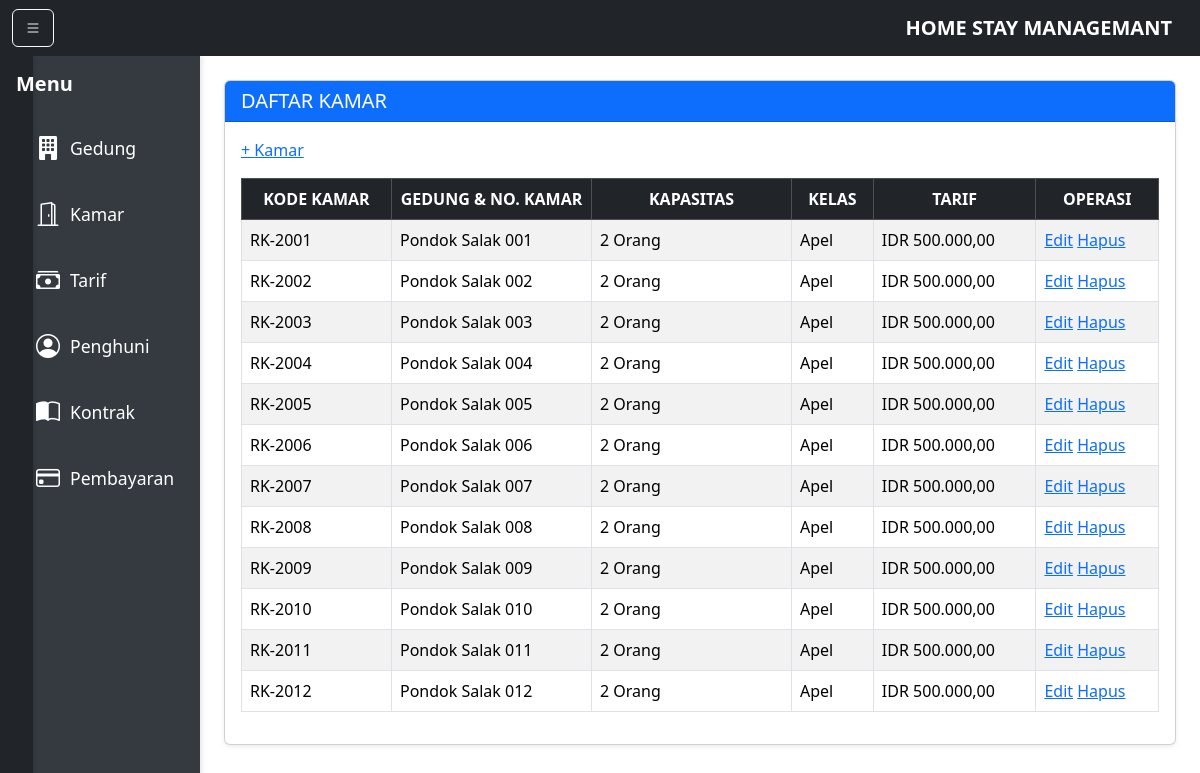
Screenshot of /?menu=kamar&id=RK-2 with the database file from the repository.
### tables this page shows
CREATE TABLE kamar (
    kodeKamar VARCHAR(7) NOT NULL PRIMARY KEY,
    kodeGedung VARCHAR(4) NOT NULL,
    nomorKamar INT UNSIGNED,
    dayaTampung INT UNSIGNED,
    kelasTarif INT UNSIGNED,
    occupancy INT UNSIGNED DEFAULT 0,
    CONSTRAINT fk_kamar_gedung FOREIGN KEY (kodeGedung) REFERENCES gedung(kodeGedung)
        ON DELETE CASCADE
        ON UPDATE CASCADE,
    CONSTRAINT fk_kamar_kelasTarif FOREIGN KEY (kelasTarif) REFERENCES kelasTarif(id)
        ON DELETE CASCADE
        ON UPDATE CASCADE
);

### lib/class.kamar.inc.php (the view, shortened to what this page needs)
<?php
require("class.crud.inc.php");
class kamar extends dbcrud
{
	function kamarGedung($kdGedung)
	{
		$sql = "SELECT * FROM viewKamar
				WHERE kodeKamar LIKE '$kdGedung%'
				ORDER BY kodeKamar";
		$qry = $this->transact($sql);
		while($r = $qry->fetch()){
			echo "
			<tr>
			   <td>".$r['kodeKamar']."</td>
			   <td>".$r['namaGedung']." ".$this->lz(3,$r['nomorKamar'])."</td>
			   <td width='200' class='alg-r'>".$r['dayaTampung']." Orang</td>
			   <td>".$r['namaKelas']."</td>
			   <td class='alg-r'><span=class='currency'>IDR</span> ".$this->numfor($r['tarif'])."</td>
			   <td>
				  <a href='./?menu=modify&data=kamar&id=".$r['kodeKamar']."'>Edit</a>
				  <a href='act-kamar.php?mod=del&id=".$r['kodeKamar']."' onclick=\"return confirm('Yakin ingin menghapus data kamar ini?');\">Hapus</a>
			   </td>
			</tr>
			";
		}
	}
}
?>

### index.php (style rules this page uses)
body { overflow-x: hidden; }

### rows the page displays
kamar: kodeKamar "RK-2001", namaGedung "Pondok Salak", nomorKamar "001", dayaTampung "2", namaKelas "Apel", numfor "500.000,00"
kamar: kodeKamar "RK-2002", namaGedung "Pondok Salak", nomorKamar "002", dayaTampung "2", namaKelas "Apel", numfor "500.000,00"
kamar: kodeKamar "RK-2003", namaGedung "Pondok Salak", nomorKamar "003", dayaTampung "2", namaKelas "Apel", numfor "500.000,00"
kamar: kodeKamar "RK-2004", namaGedung "Pondok Salak", nomorKamar "004", dayaTampung "2", namaKelas "Apel", numfor "500.000,00"
kamar: kodeKamar "RK-2005", namaGedung "Pondok Salak", nomorKamar "005", dayaTampung "2", namaKelas "Apel", numfor "500.000,00"
kamar: kodeKamar "RK-2006", namaGedung "Pondok Salak", nomorKamar "006", dayaTampung "2", namaKelas "Apel", numfor "500.000,00"
kamar: kodeKamar "RK-2007", namaGedung "Pondok Salak", nomorKamar "007", dayaTampung "2", namaKelas "Apel", numfor "500.000,00"
kamar: kodeKamar "RK-2008", namaGedung "Pondok Salak", nomorKamar "008", dayaTampung "2", namaKelas "Apel", numfor "500.000,00"
kamar: kodeKamar "RK-2009", namaGedung "Pondok Salak", nomorKamar "009", dayaTampung "2", namaKelas "Apel", numfor "500.000,00"
kamar: kodeKamar "RK-2010", namaGedung "Pondok Salak", nomorKamar "010", dayaTampung "2", namaKelas "Apel", numfor "500.000,00"
kamar: kodeKamar "RK-2011", namaGedung "Pondok Salak", nomorKamar "011", dayaTampung "2", namaKelas "Apel", numfor "500.000,00"
kamar: kodeKamar "RK-2012", namaGedung "Pondok Salak", nomorKamar "012", dayaTampung "2", namaKelas "Apel", numfor "500.000,00"

### other values shown
$label "Kamar"
